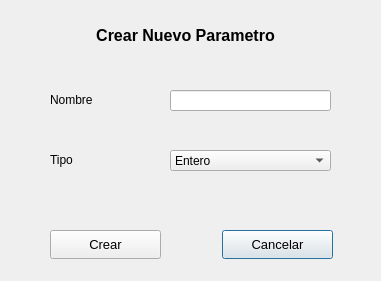
<?xml version="1.0" encoding="UTF-8"?>
<ui version="4.0">
 <class>CrearParametro</class>
 <widget class="QDialog" name="CrearParametro">
  <property name="geometry">
   <rect>
    <x>0</x>
    <y>0</y>
    <width>381</width>
    <height>281</height>
   </rect>
  </property>
  <property name="windowTitle">
   <string>Dialog</string>
  </property>
  <widget class="QPushButton" name="cancelar">
   <property name="geometry">
    <rect>
     <x>222</x>
     <y>230</y>
     <width>111</width>
     <height>29</height>
    </rect>
   </property>
   <property name="font">
    <font>
     <pointsize>10</pointsize>
    </font>
   </property>
   <property name="text">
    <string>Cancelar</string>
   </property>
  </widget>
  <widget class="QPushButton" name="crear">
   <property name="geometry">
    <rect>
     <x>50</x>
     <y>230</y>
     <width>111</width>
     <height>29</height>
    </rect>
   </property>
   <property name="font">
    <font>
     <pointsize>10</pointsize>
    </font>
   </property>
   <property name="text">
    <string>Crear</string>
   </property>
  </widget>
  <widget class="QLabel" name="label_2">
   <property name="geometry">
    <rect>
     <x>50</x>
     <y>90</y>
     <width>81</width>
     <height>20</height>
    </rect>
   </property>
   <property name="text">
    <string>Nombre </string>
   </property>
  </widget>
  <widget class="QLabel" name="label_3">
   <property name="geometry">
    <rect>
     <x>50</x>
     <y>150</y>
     <width>61</width>
     <height>20</height>
    </rect>
   </property>
   <property name="text">
    <string>Tipo</string>
   </property>
  </widget>
  <widget class="QComboBox" name="tipo">
   <property name="geometry">
    <rect>
     <x>170</x>
     <y>150</y>
     <width>161</width>
     <height>21</height>
    </rect>
   </property>
   <item>
    <property name="text">
     <string>Entero</string>
    </property>
   </item>
   <item>
    <property name="text">
     <string>Real</string>
    </property>
   </item>
   <item>
    <property name="text">
     <string>Texto</string>
    </property>
   </item>
   <item>
    <property name="text">
     <string>Boolean</string>
    </property>
   </item>
  </widget>
  <widget class="QLabel" name="label_91">
   <property name="geometry">
    <rect>
     <x>30</x>
     <y>20</y>
     <width>311</width>
     <height>31</height>
    </rect>
   </property>
   <property name="font">
    <font>
     <pointsize>12</pointsize>
     <bold>true</bold>
    </font>
   </property>
   <property name="text">
    <string>Crear Nuevo Parametro</string>
   </property>
   <property name="alignment">
    <set>Qt::AlignCenter</set>
   </property>
  </widget>
  <widget class="QLineEdit" name="nombre">
   <property name="geometry">
    <rect>
     <x>170</x>
     <y>90</y>
     <width>161</width>
     <height>21</height>
    </rect>
   </property>
   <property name="text">
    <string/>
   </property>
  </widget>
 </widget>
 <resources/>
 <connections/>
</ui>
